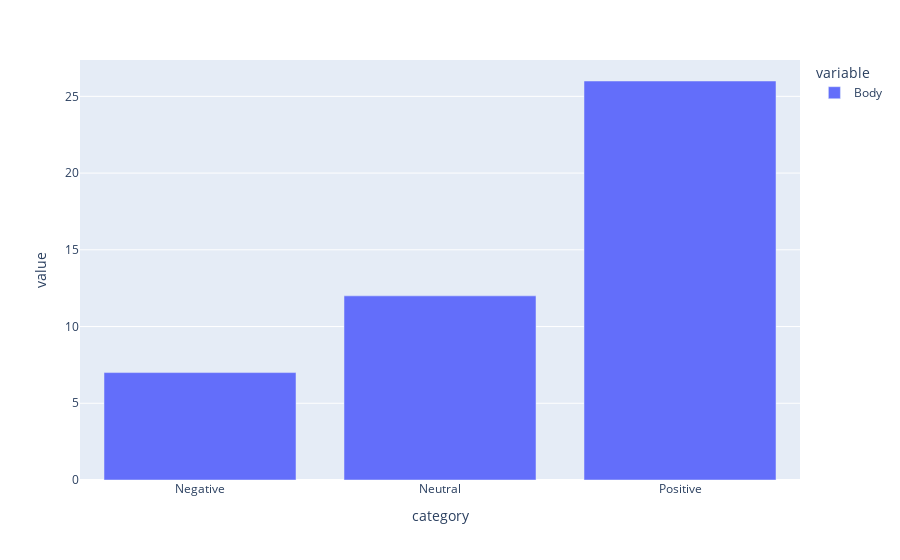

Write notebook code for a chart like this one.
### Markdown cell above
# Starliving

### Code cell
starliving=pd.read_csv('./data/clean_consolidated_starliving (forum).csv')

# # drop missing rows

starliving=starliving.drop(['Unnamed: 0','Author','Reply to','Message Replying to','Permalink',
              'Score','TimeStamp','Year','Source'],axis=1)

sent=[]

for index,row in starliving.iterrows():
    r=predict_class([str(row['Body'])])
    sent.append(r)

starliving['category']=sent

# The distribution of sentiments
starliving.groupby('category').count().plot(kind='bar')

### Figure 1 — Plotly figure (JSON) as saved in the notebook; plotly's stock layout.template omitted (floating-point values rounded to 4 significant figures)
{"data": [{"alignmentgroup": "True", "hovertemplate": "variable=Body<br>category=%{x}<br>value=%{y}<extra></extra>", "legendgroup": "Body", "marker": {"color": "#636efa"}, "name": "Body", "offsetgroup": "Body", "orientation": "v", "showlegend": true, "textposition": "auto", "type": "bar", "x": ["Negative", "Neutral", "Positive"], "xaxis": "x", "y": [7, 12, 26], "yaxis": "y"}], "layout": {"barmode": "relative", "legend": {"title": {"text": "variable"}, "tracegroupgap": 0}, "margin": {"t": 60}, "xaxis": {"anchor": "y", "domain": [0, 1], "title": {"text": "category"}}, "yaxis": {"anchor": "x", "domain": [0, 1], "title": {"text": "value"}}}}
